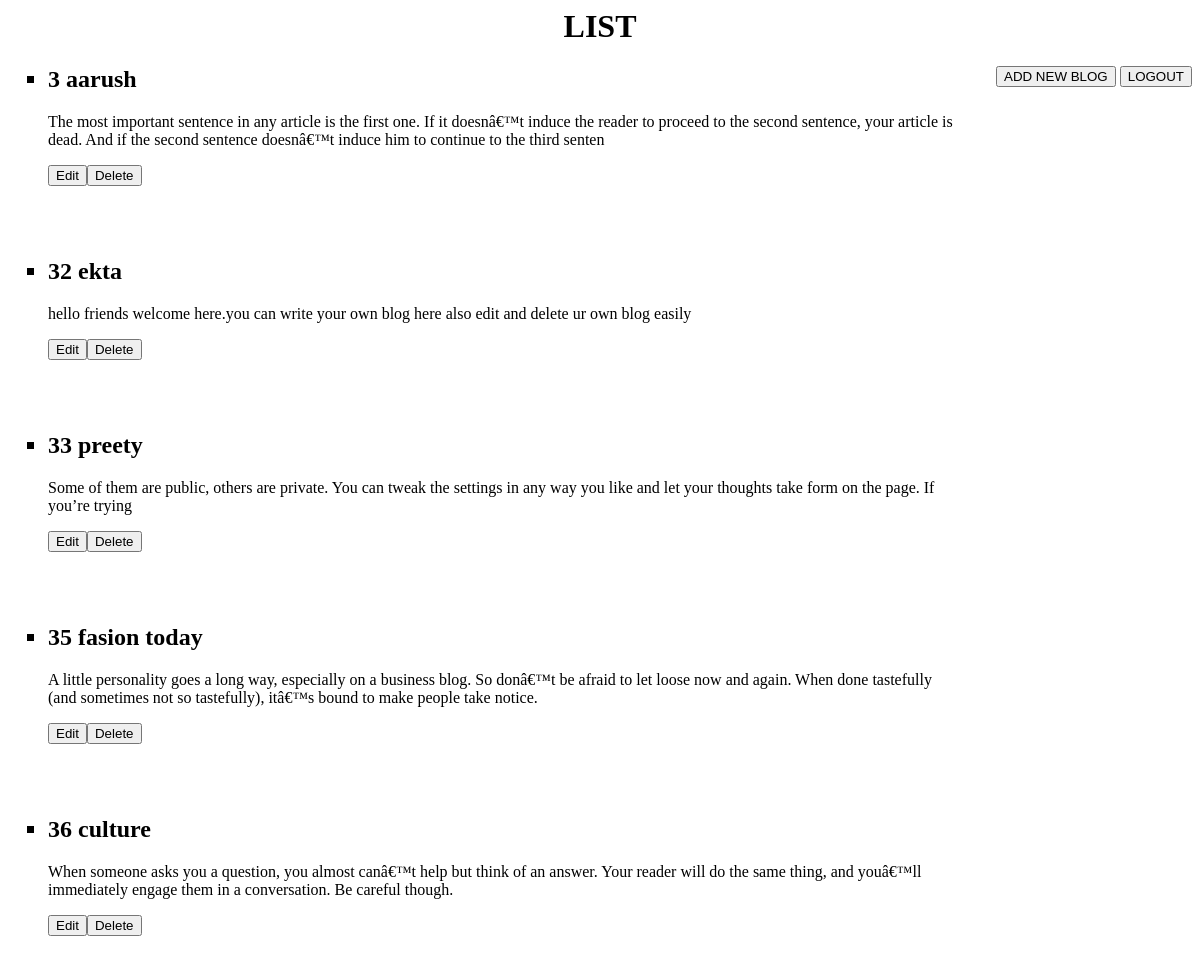
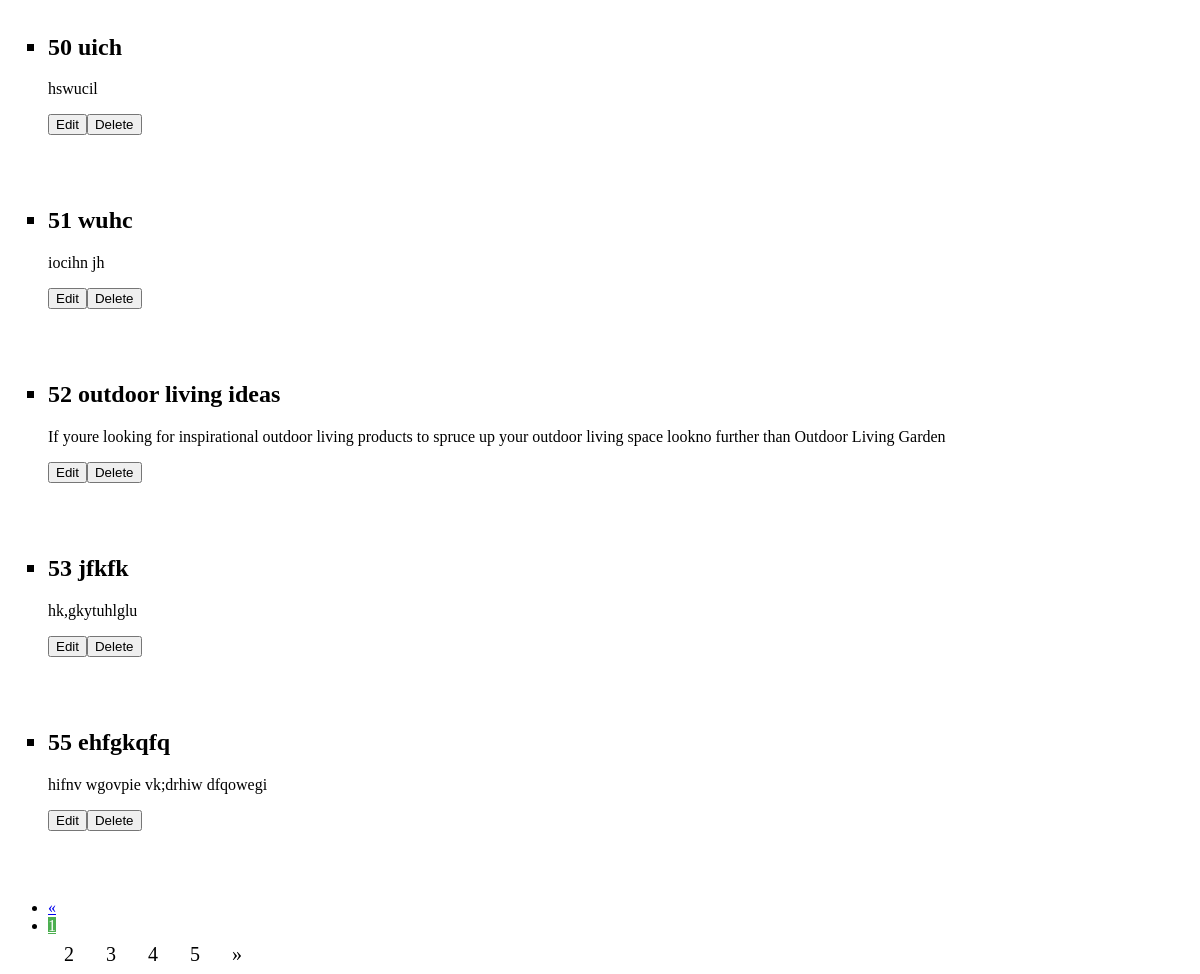
Page /test.php on the committed database (2 pictures, top to bottom).
### tables this page shows
CREATE TABLE `blog` (
  `user_id` int(11) DEFAULT NULL,
  `blog_id` int(11) NOT NULL AUTO_INCREMENT,
  `title` varchar(255) DEFAULT NULL,
  `description` varchar(255) DEFAULT NULL,
  PRIMARY KEY (`blog_id`),
  KEY `user_id` (`user_id`),
  CONSTRAINT `blog_ibfk_1` FOREIGN KEY (`user_id`) REFERENCES `logins` (`user_id`)
);

### test.php (the view, shortened to what this page needs)
<?php
$conn=mysql_connect('localhost','ekta','ekta');
$qrys = "SELECT  blog_id,title,description FROM blog  LIMIT 10";
$result=mysql_query($qrys,$conn);
$num=mysql_num_rows($result);
?>
<html>
<head>
</head>
<body>
<h1 align="center">LIST </h1>
<div class="ryt">
    <a href="addblog.php"><button class="btn" type="button">ADD NEW BLOG</button></a>
    <a href="login.php" ><button class="btn" type="button">LOGOUT</button></a>
</div>
<div class="content-div">
    <?php
    for($i=1;$i<=$num;$i++) {
        $row = mysql_fetch_array($result);
        ?>
        <ul style="list-style-type:square;"><h2><li><?php echo $row['blog_id']; ?> <?php echo $row['title']; ?></h2>
            <p><?php echo $row['description']; ?></p><button>Edit</button><button>Delete</button></li></ul><br><br>
        <?php
    }
    ?>
    <div >
        <ul class="pagination">
            <li><a href="list.php">&laquo;</a></li>
            <li><a class="active" href="list.php">1</a></li>
            <a href="list2.php">2</a>
            <a href="list3.php">3</a>
            <a href="list4.php">4</a>
            <a href="list5.php">5</a>
            <a href="list5.php">&raquo;</a>
        </ul>
    </div>
</div>
</body>
</html>

### test.php (style rules this page uses)
.ryt { float: right; display: block; }
ul>a { color: black; float: left; padding: 8px 16px; text-decoration: none; font-size: 20px; }
.pagination a.active { background-color: #4CAF50; color: white; }
.content-div { width: 80%; }

### rows in the picture
blog: blog_id "3", title "aarush", description "The most important sentence in any article is the first one. If it doesnâ€™t induce the reader to proceed to the second sentence, your article is dead. And if the second sentence doesnâ€™t induce him to continue to the third senten"
blog: blog_id "32", title "ekta", description "hello friends welcome here.you can write your own blog here also edit and delete ur own blog easily"
blog: blog_id "33", title "preety", description "Some of them are public, others are private. You can tweak the settings in any way you like and let your thoughts take form on the page. If you’re trying"
blog: blog_id "35", title "fasion today", description "A little personality goes a long way, especially on a business blog. So donâ€™t be afraid to let loose now and again. When done tastefully (and sometimes not so tastefully), itâ€™s bound to make people take notice."
blog: blog_id "36", title "culture", description "When someone asks you a question, you almost canâ€™t help but think of an answer. Your reader will do the same thing, and youâ€™ll immediately engage them in a conversation. Be careful though."
blog: blog_id "50", title "uich", description "hswucil"
blog: blog_id "51", title "wuhc", description "iocihn jh"
blog: blog_id "52", title "outdoor living ideas", description "If youre looking for inspirational outdoor living products to spruce up your outdoor living space lookno further than Outdoor Living Garden"
blog: blog_id "53", title "jfkfk", description "hk,gkytuhlglu"
blog: blog_id "55", title "ehfgkqfq", description "hifnv wgovpie vk;drhiw dfqowegi"
